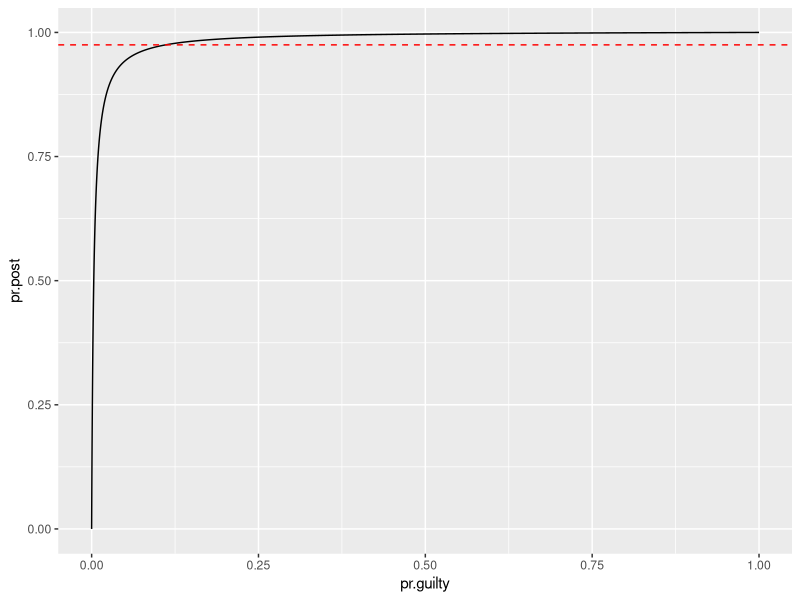
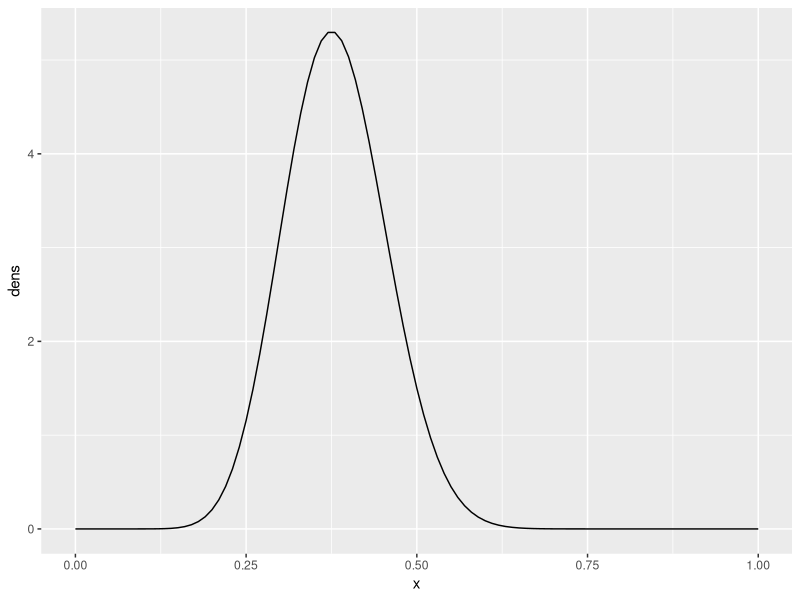
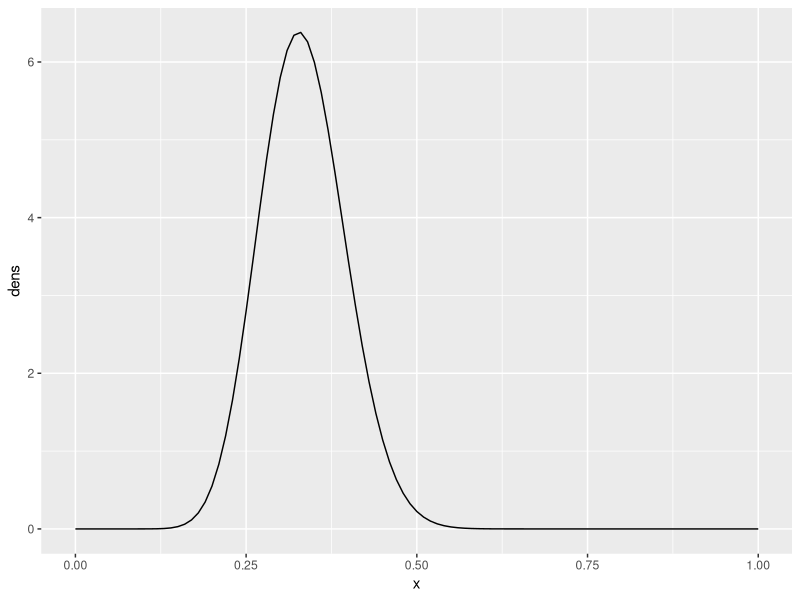
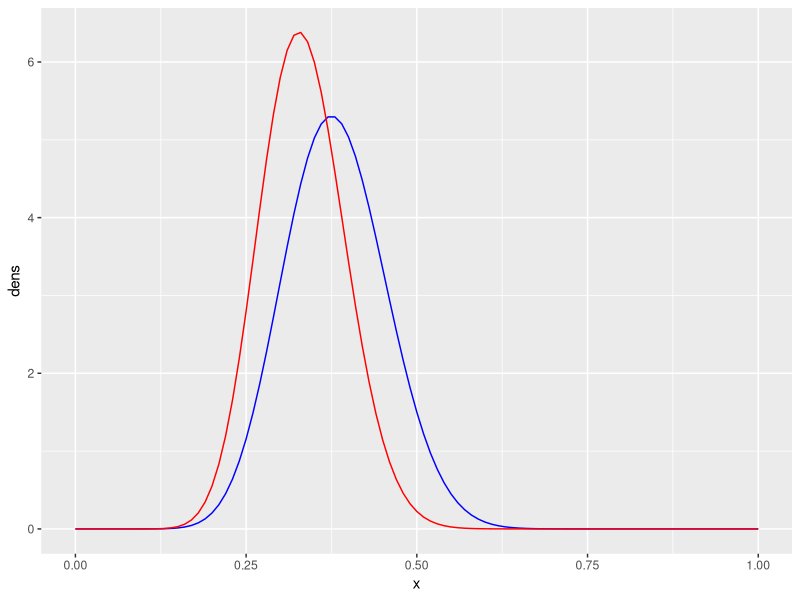
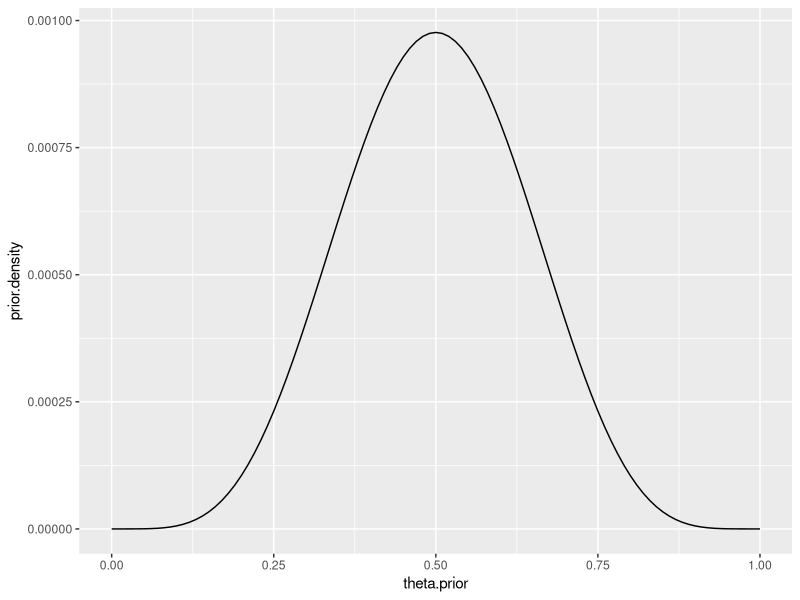
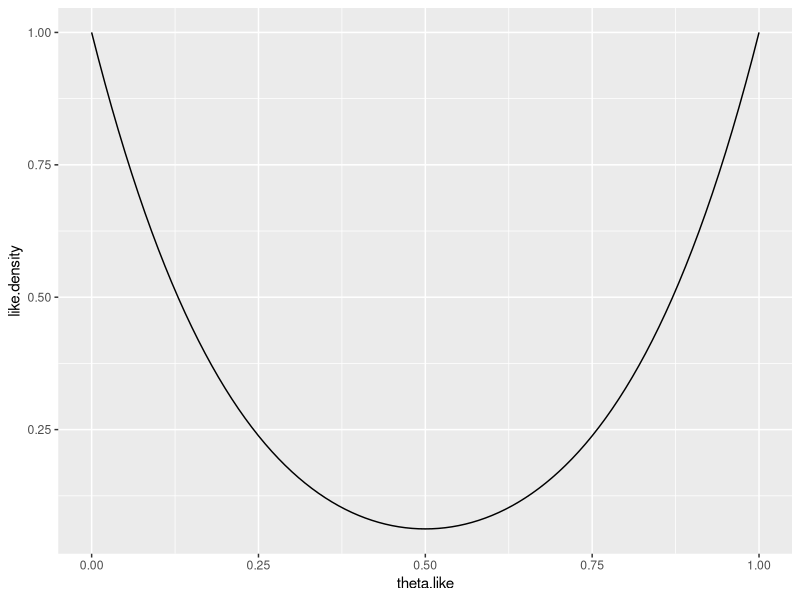
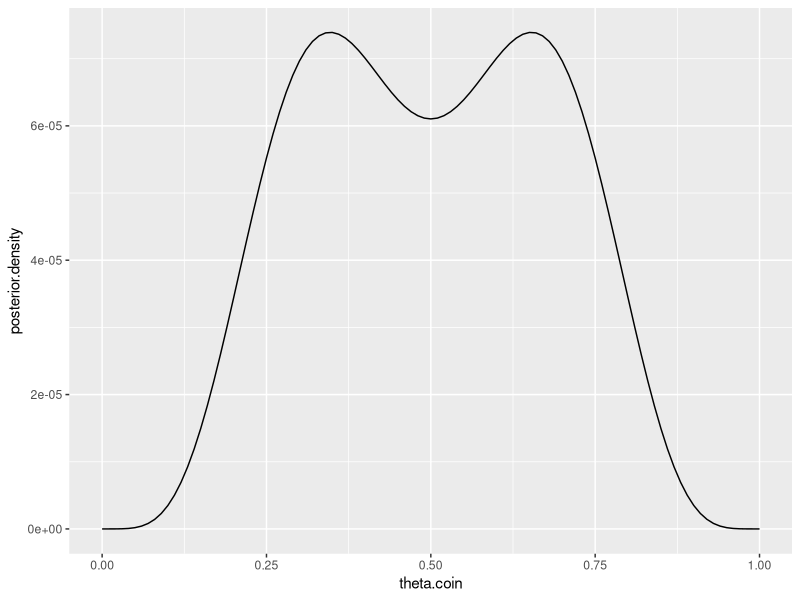
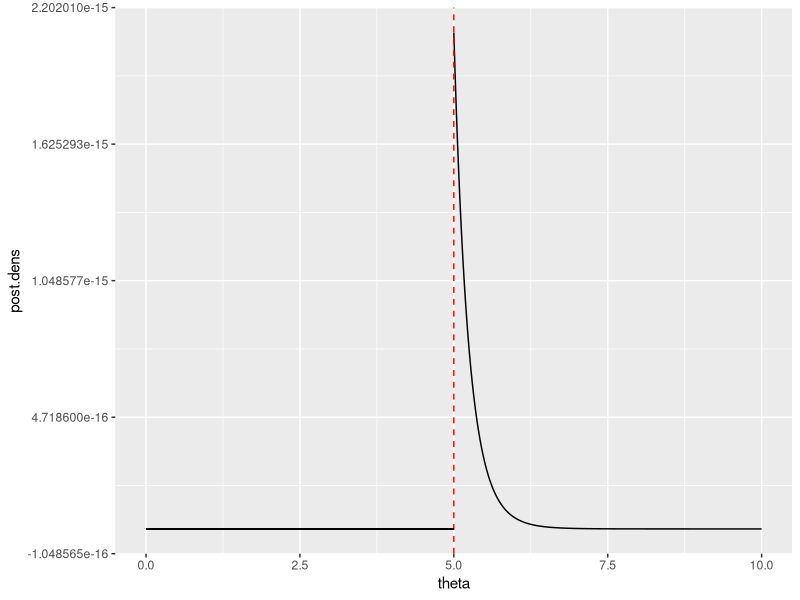

Write R code to recreate these figures, in order.
## ---- chunk 1
knitr::opts_chunk$set(echo = TRUE)
knitr::opts_chunk$set(cache = TRUE)
require(ggplot2)
require(broom)
## ---- chunk 2
pr.guilty <- seq(0,1,by=0.00001)
pr.marker <- 0.0032
pr.notguilty <- 1-pr.guilty
pr.post <- (1*pr.guilty)/(1*(pr.guilty) + pr.marker*(pr.notguilty))
prob.dens <- as.data.frame(cbind(pr.guilty, pr.post))

ggplot2::ggplot(prob.dens, aes(x=pr.guilty,y=pr.post)) +
  geom_line(data=prob.dens) +
  geom_hline(yintercept=0.975, linetype = 2, color = "red")
## ---- chunk 3
mpr.guilt <- which(pr.post > 0.975)
pr.guilty[mpr.guilt[1]]
## ---- chunk 4
n <- 40; y <- 15
dbinom(15,40, prob = 0.5)
## ---- chunk 5
x <- seq(0,1,by = 0.01); a = 15; b = 40

dens <- dbeta(
  x,
  a + 1,
  b - a + 1
  )

posterior.dens.unif <- as.data.frame(cbind(x,dens))

ggplot(
  data = posterior.dens.unif,
  aes(x,dens)
  ) +
  geom_line()
## ---- chunk 6
x <- seq(0,1,by = 0.01); a = 15; b = 40

unif.data <- rbeta(
  10000,
  a + 1,
  b - a + 1
  )
## ---- chunk 7
mean(unif.data>0.5)
## ---- chunk 8
mean(unif.data)
## ---- chunk 9
a = 3; b = 15

beta.data <- rbeta(
  10000,
  a + 1,
  b - a + 1
  )

mean(beta.data)
## ---- chunk 10
x <- seq(0,1,by = 0.01); a1 <- 15; b1 <- 40; a2 <-  3; b2 <-  15

dens <- dbeta(
  x,
  (a1 + a2) + 1,
  (b1 + b2) - (a1 + a2) + 1
  )

posterior.dens.beta <- as.data.frame(cbind(x, dens))

ggplot(
  data = posterior.dens.beta,
  aes(x,dens)
  ) + 
  geom_line()

beta.data <- rbeta(
  10000,
  (a1 + a2) + 1,
  (b1 + b2) - (a1 + a2) + 1
  )

mean(beta.data>0.5)
mean(beta.data)


## ---- chunk 11

ggplot() + 
  geom_line(
    data = posterior.dens.unif,
    aes(x,dens),
    color = "blue"
    ) + 
  geom_line(
    data = posterior.dens.beta,
    aes(x,dens),
    color = "red"
    )

mean(beta.data>0.5)
mean(beta.data)
## ---- chunk 12
theta.prior <- seq(0,1,0.01)
prior.density  <- theta.prior^5*(1-theta.prior)^5 
prior.data <- as.data.frame(cbind(theta.prior, prior.density))

ggplot(
  prior.data,
  aes(theta.prior, prior.density)) + 
  geom_line()
## ---- chunk 13
theta.like <- seq(0,1,0.01)
like.density  <- (1-theta.like)^5  + theta.like^5
like.data <- as.data.frame(cbind(theta.like, like.density))

ggplot(
  like.data,
  aes(theta.like, like.density)) + 
  geom_line()
## ---- chunk 14
theta.coin <- seq(0,1,0.01)
posterior.density  <- theta.coin^5*(1-theta.coin)^10 + theta.coin^10*(1-theta.coin)^5
coin.data <- as.data.frame(cbind(theta.coin, posterior.density))

ggplot() + 
  geom_line(
    data = coin.data,
    aes(theta.coin, posterior.density))
## ---- chunk 15

treatment.table <- matrix(c(11,0,0,1),ncol=2,byrow=TRUE)
colnames(treatment.table) <- c("Success","Failure")
rownames(treatment.table) <- c("Treatment","Control")
treatment.table <- as.table(treatment.table)
treatment.table
treatment.chisq <- broom::tidy(chisq.test(treatment.table))
treatment.chisq
## ---- chunk 16
pt <-  1 # Probability of uccessful treatmetn outcome in Treatment group
pc <- 0 # Probability of successful treatmetn outcome in Control group

nt <- 11 # Size of Treatment Group
rt <- 11 # Number of successes for Treatment Group
nc <- 1 # Size of Control Group
rc <- 0 # Number of Success for Control Group.


like <- (pt^rt*(1-pt)^(nt-rt))*(pc^rc*(1-pc)^(nc-rc))




## ---- chunk 17

## ---- chunk 18
y <- 5; n <- 20; a <- 5

theta <- seq(y,10, by = 0.001)
post.dens <- 1/(theta^(n+1))
dens <- as.data.frame(cbind(theta,post.dens))

theta.0 <- as.data.frame(seq(0,10, by = 0.001))

  ggplot2::ggplot() + 
    geom_line(
      data = dens,
      aes(theta,post.dens)
      ) + 
    geom_vline(
      xintercept=y,
      color= "red",
      linetype = 2
      ) +
    geom_segment(
      data = theta.0,
      x=0,xend=y,y=0,yend=0
      ) + 
    xlim(0,10)
